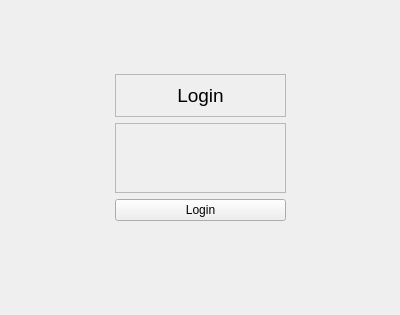
<?xml version="1.0" encoding="UTF-8"?>
<ui version="4.0">
 <class>Form</class>
 <widget class="QWidget" name="Form">
  <property name="geometry">
   <rect>
    <x>0</x>
    <y>0</y>
    <width>400</width>
    <height>315</height>
   </rect>
  </property>
  <property name="windowTitle">
   <string>Form</string>
  </property>
  <layout class="QHBoxLayout" name="horizontalLayout" stretch="1,2,1">
   <item>
    <spacer name="horizontalSpacer">
     <property name="orientation">
      <enum>Qt::Horizontal</enum>
     </property>
     <property name="sizeHint" stdset="0">
      <size>
       <width>40</width>
       <height>20</height>
      </size>
     </property>
    </spacer>
   </item>
   <item>
    <widget class="QWidget" name="widget" native="true">
     <property name="maximumSize">
      <size>
       <width>400</width>
       <height>16777215</height>
      </size>
     </property>
     <layout class="QVBoxLayout" name="verticalLayout">
      <item>
       <spacer name="verticalSpacer_2">
        <property name="orientation">
         <enum>Qt::Vertical</enum>
        </property>
        <property name="sizeHint" stdset="0">
         <size>
          <width>20</width>
          <height>40</height>
         </size>
        </property>
       </spacer>
      </item>
      <item>
       <widget class="QFrame" name="frame">
        <property name="frameShape">
         <enum>QFrame::StyledPanel</enum>
        </property>
        <property name="frameShadow">
         <enum>QFrame::Raised</enum>
        </property>
        <layout class="QHBoxLayout" name="horizontalLayout_2">
         <item>
          <widget class="QLabel" name="label">
           <property name="font">
            <font>
             <pointsize>14</pointsize>
            </font>
           </property>
           <property name="text">
            <string>Login</string>
           </property>
           <property name="alignment">
            <set>Qt::AlignCenter</set>
           </property>
          </widget>
         </item>
        </layout>
       </widget>
      </item>
      <item>
       <widget class="QScrollArea" name="loginScroll">
        <property name="widgetResizable">
         <bool>true</bool>
        </property>
        <widget class="QWidget" name="scrollAreaWidgetContents">
         <property name="geometry">
          <rect>
           <x>0</x>
           <y>0</y>
           <width>165</width>
           <height>73</height>
          </rect>
         </property>
         <layout class="QVBoxLayout" name="scrollLayout"/>
        </widget>
       </widget>
      </item>
      <item>
       <widget class="QPushButton" name="loginButton">
        <property name="text">
         <string>Login</string>
        </property>
       </widget>
      </item>
      <item>
       <widget class="QLabel" name="waitLabel">
        <property name="styleSheet">
         <string notr="true">color:green;</string>
        </property>
        <property name="text">
         <string/>
        </property>
        <property name="alignment">
         <set>Qt::AlignCenter</set>
        </property>
       </widget>
      </item>
      <item>
       <spacer name="verticalSpacer">
        <property name="orientation">
         <enum>Qt::Vertical</enum>
        </property>
        <property name="sizeHint" stdset="0">
         <size>
          <width>20</width>
          <height>40</height>
         </size>
        </property>
       </spacer>
      </item>
     </layout>
    </widget>
   </item>
   <item>
    <spacer name="horizontalSpacer_2">
     <property name="orientation">
      <enum>Qt::Horizontal</enum>
     </property>
     <property name="sizeHint" stdset="0">
      <size>
       <width>40</width>
       <height>20</height>
      </size>
     </property>
    </spacer>
   </item>
  </layout>
 </widget>
 <resources/>
 <connections/>
</ui>
